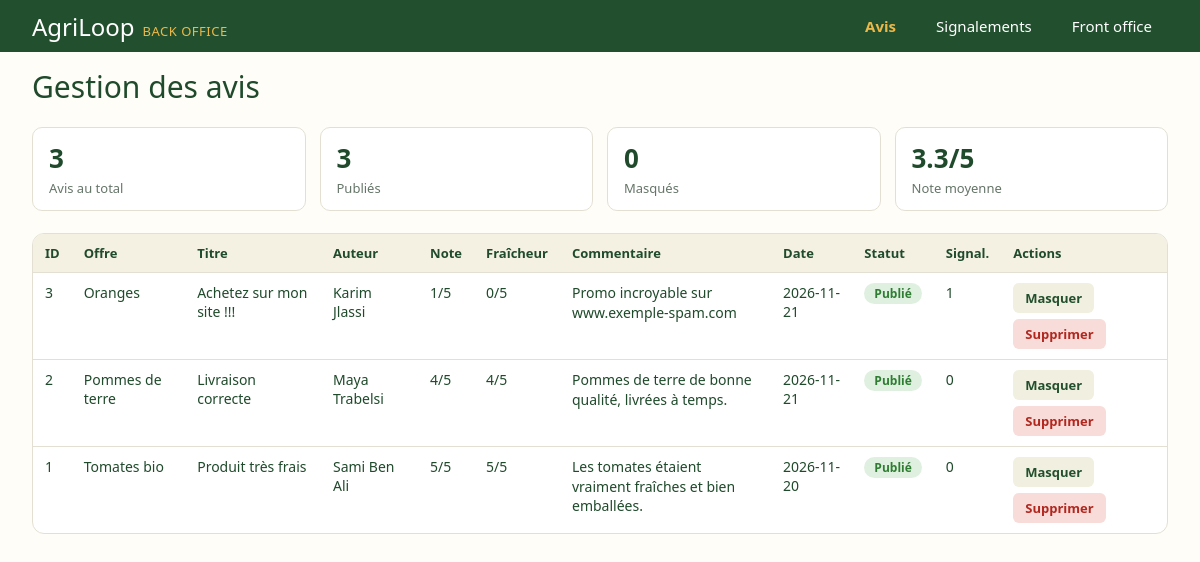
Screenshot of /views/backoffice/avis.php with the database file from the repository.
### tables this page shows
CREATE TABLE avis (
  id          INT AUTO_INCREMENT PRIMARY KEY,
  titre       VARCHAR(150) NOT NULL,
  note        TINYINT NOT NULL,                        
  fraicheur   TINYINT NOT NULL,                        
  commentaire TEXT NOT NULL,
  date_avis   DATE NOT NULL DEFAULT (CURRENT_DATE),
  statut      VARCHAR(20) NOT NULL DEFAULT 'publie',   
  idOffre     INT NOT NULL,
  idAuteur    INT NOT NULL,
  FOREIGN KEY (idOffre)  REFERENCES offre(id)       ON DELETE CASCADE,
  FOREIGN KEY (idAuteur) REFERENCES utilisateur(id) ON DELETE CASCADE
);

CREATE TABLE offre (
  id  INT AUTO_INCREMENT PRIMARY KEY,
  nom VARCHAR(100) NOT NULL
);

CREATE TABLE utilisateur (
  id  INT AUTO_INCREMENT PRIMARY KEY,
  nom VARCHAR(100) NOT NULL
);

### views/backoffice/avis.php (the view, shortened to what this page needs)
<?php
$pdo = new PDO('mysql:host=localhost;dbname=agriloop;charset=utf8mb4', 'root', '', [
    PDO::ATTR_ERRMODE            => PDO::ERRMODE_EXCEPTION,
    PDO::ATTR_DEFAULT_FETCH_MODE => PDO::FETCH_ASSOC,
]);
function e($texte) {
    return htmlspecialchars((string)$texte, ENT_QUOTES, 'UTF-8');
}
$stats = $pdo->query(
    "SELECT COUNT(*) AS total,
            COALESCE(SUM(statut = 'publie'), 0) AS publies,
            COALESCE(SUM(statut = 'masque'), 0) AS masques,
            AVG(note) AS moyenne
     FROM avis"
)->fetch();
$liste = $pdo->query(
    "SELECT a.*, o.nom AS offre, u.nom AS auteur, COUNT(s.id) AS nb_signalements
     FROM avis a
     JOIN offre o ON o.id = a.idOffre
     JOIN utilisateur u ON u.id = a.idAuteur
     LEFT JOIN signalement s ON s.idAvis = a.id
     GROUP BY a.id
     ORDER BY a.date_avis DESC, a.id DESC"
)->fetchAll();
?>
<!DOCTYPE html>
<html lang="fr">
<head>
  <link rel="stylesheet" href="back.css">
</head>
<body>
  <header>
    <a class="logo" href="avis.php">AgriLoop<small>BACK OFFICE</small></a>
    <nav>
      <a href="avis.php" class="active">Avis</a>
      <a href="signalement.php">Signalements</a>
      <a href="../front-office/avis.html">Front office</a>
    </nav>
  </header>
  <main>
    <h1>Gestion des avis</h1>
    <div class="stats">
      <div class="stat"><b><?= (int)$stats['total'] ?></b><span>Avis au total</span></div>
      <div class="stat"><b><?= (int)$stats['publies'] ?></b><span>Publiés</span></div>
      <div class="stat"><b><?= (int)$stats['masques'] ?></b><span>Masqués</span></div>
      <div class="stat"><b><?= $stats['moyenne'] !== null ? round($stats['moyenne'], 1) . '/5' : '–' ?></b><span>Note moyenne</span></div>
    </div>
    <div class="table-wrap">
      <table>
        <thead>
          <tr>
            <th>ID</th><th>Offre</th><th>Titre</th><th>Auteur</th><th>Note</th><th>Fraîcheur</th>
            <th>Commentaire</th><th>Date</th><th>Statut</th><th>Signal.</th><th>Actions</th>
          </tr>
        </thead>
        <tbody>
        <?php foreach ($liste as $a): ?>
          <tr>
            <td><?= $a['id'] ?></td>
            <td><?= e($a['offre']) ?></td>
            <td><?= e($a['titre']) ?></td>
            <td><?= e($a['auteur']) ?></td>
            <td><?= $a['note'] ?>/5</td>
            <td><?= $a['fraicheur'] ?>/5</td>
            <td class="cell-texte"><?= e($a['commentaire']) ?></td>
            <td><?= e($a['date_avis']) ?></td>
            <td><span class="badge <?= e($a['statut']) ?>"><?= $a['statut'] === 'publie' ? 'Publié' : 'Masqué' ?></span></td>
            <td><?= $a['nb_signalements'] ?></td>
            <td>
              <form method="post" class="actions-cell" onsubmit="return confirm('Confirmer ?');">
                <?php if ($a['statut'] === 'publie'): ?>
                  <button class="btn sec" name="action" value="masquer">Masquer</button>
                <?php else: ?>
                  <button class="btn sec" name="action" value="publier">Publier</button>
                <?php endif; ?>
                <button class="btn danger" name="action" value="supprimer">Supprimer</button>
              </form>
            </td>
          </tr>
        <?php endforeach; ?>
        </tbody>
      </table>
    </div>
  </main>
</body>
</html>

### views/backoffice/back.css (style rules this page uses)
:root { --vert-fonce: #22502e; --vert-texte: #1f4a2b; --creme: #fffdf7; --bordure: #e3e0d3; --jaune: #ecb84a; --jaune-hover: #e2a92f; --gris-placeholder: #8a9a8e; --erreur: #b3261e; --ok: #2e7d32; }
* { box-sizing: border-box; }
body { margin: 0; font-family: "Segoe UI", Tahoma, Arial, sans-serif; background: var(--creme); color: var(--vert-texte); }
header { background: var(--vert-fonce); display: flex; align-items: center; justify-content: space-between; padding: 0 32px; height: 52px; }
.logo { color: #fff; font-size: 24px; text-decoration: none; }
.logo small { font-size: 13px; color: var(--jaune); margin-left: 8px; letter-spacing: .5px; }
nav { display: flex; gap: 8px; }
nav a { color: #fff; text-decoration: none; font-size: 15px; padding: 0 16px; }
nav a.active { color: var(--jaune); font-weight: 700; }
main { max-width: 1200px; margin: 0 auto; padding: 14px 32px 40px; }
h1 { font-size: 30px; font-weight: 400; margin: 0 0 20px; }
.stats { display: grid; grid-template-columns: repeat(4, 1fr); gap: 14px; margin-bottom: 22px; }
.stat { background: #fff; border: 1px solid var(--bordure); border-radius: 10px; padding: 12px 16px; }
.stat b { display: block; font-size: 26px; }
.stat span { font-size: 13px; color: #657568; }
.table-wrap { background: #fff; border: 1px solid var(--bordure); border-radius: 12px; overflow-x: auto; }
table { width: 100%; border-collapse: collapse; font-size: 14px; }
th { background: #f4f1e3; text-align: left; padding: 10px 12px; font-size: 13px; white-space: nowrap; }
td { padding: 10px 12px; border-top: 1px solid var(--bordure); vertical-align: top; }
.cell-texte { max-width: 280px; line-height: 1.4; }
.badge { display: inline-block; padding: 2px 10px; border-radius: 12px; font-size: 12px; font-weight: 700; white-space: nowrap; }
.badge.publie, .badge.traite { background: #dff0e0; color: var(--ok); }
.actions-cell { display: flex; gap: 6px; flex-wrap: wrap; }
button.btn { background: var(--jaune); color: var(--vert-fonce); font-family: inherit; font-size: 13px; font-weight: 700; border: none; border-radius: 6px; height: 30px; padding: 0 12px; cursor: pointer; white-space: nowrap; }
button.btn.sec { background: #f1efdf; }
button.btn.danger { background: #f8dcd9; color: var(--erreur); }

### rows the page displays
avis: id "3", idOffre.nom "Oranges", titre "Achetez sur mon site !!!", idAuteur.nom "Karim Jlassi", note "1", fraicheur "0", commentaire "Promo incroyable sur www.exemple-spam.com", date_avis "2026-11-21", statut "Publié", nb_signalements "1"
avis: id "2", idOffre.nom "Pommes de terre", titre "Livraison correcte", idAuteur.nom "Maya Trabelsi", note "4", fraicheur "4", commentaire "Pommes de terre de bonne qualité, livrées à temps.", date_avis "2026-11-21", statut "Publié", nb_signalements "0"
avis: id "1", idOffre.nom "Tomates bio", titre "Produit très frais", idAuteur.nom "Sami Ben Ali", note "5", fraicheur "5", commentaire "Les tomates étaient vraiment fraîches et bien emballées.", date_avis "2026-11-20", statut "Publié", nb_signalements "0"

### other values shown
$stats['total'] "3"
$stats['publies'] "3"
$stats['masques'] "0"
$stats['moyenne'] "3.3"
